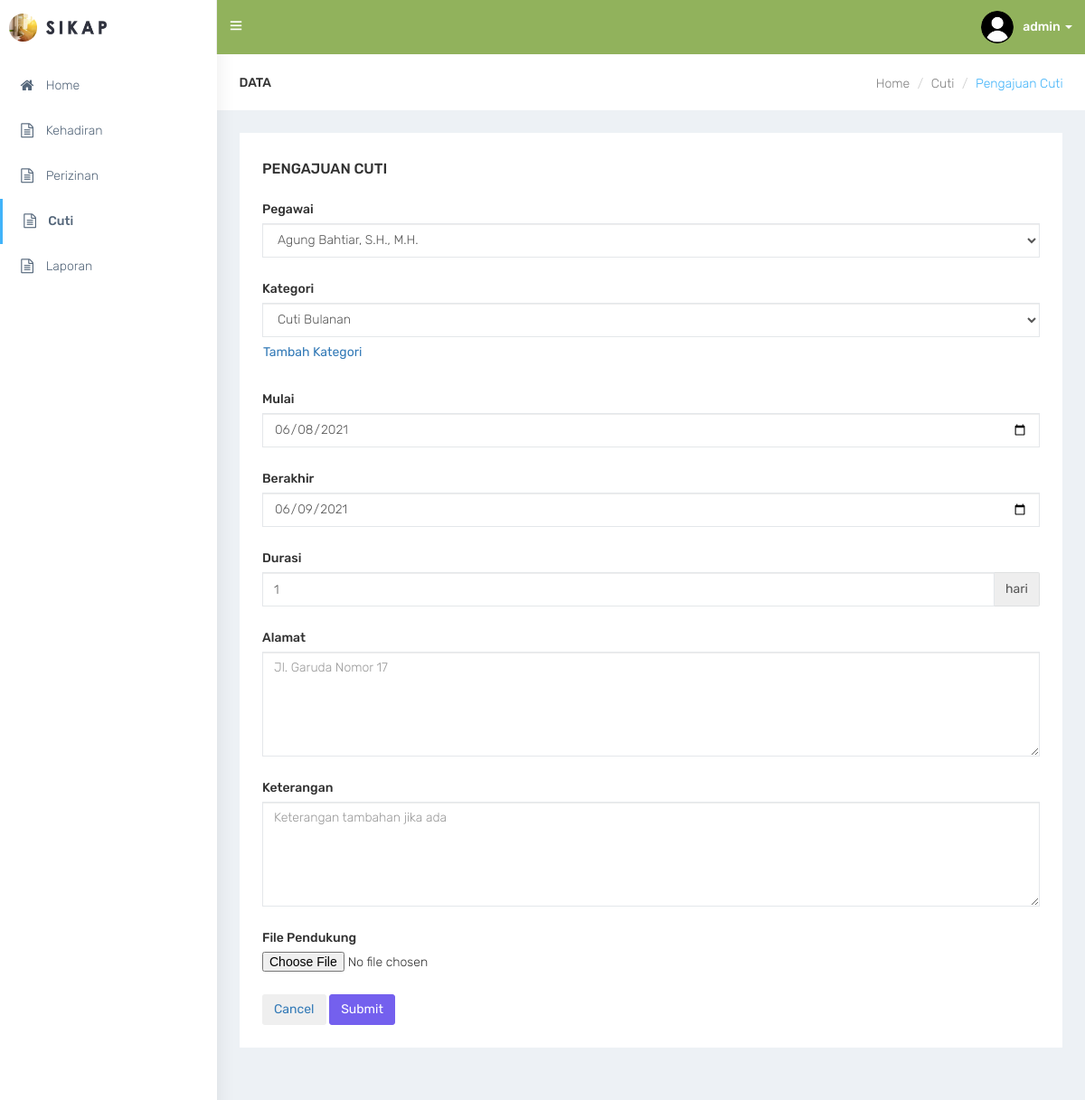
/cuti-add (signed in), run on the app's committed database.
### tables this page shows
CREATE TABLE `user` (
  `us_id` int(11) NOT NULL,
  `ac_id` int(11) NOT NULL,
  `us_username` varchar(30) NOT NULL,
  `us_password` varchar(100) NOT NULL,
  `us_photo` varchar(100) NOT NULL,
  `us_email` varchar(30) NOT NULL
);

### cuti-add.php (the view, shortened to what this page needs)
<?php
    $stmt = $conn->prepare("SELECT pe_id,pe_nama from pegawai ORDER BY pe_nama ASC");
    $stmt->execute();
    $pegawai = $stmt->fetchAll(PDO::FETCH_ASSOC);
    $stmt = $conn->prepare("SELECT * from jenis_cuti ORDER BY id DESC");
    $stmt->execute();
    $kategori = $stmt->fetchAll(PDO::FETCH_ASSOC);
?>
<div id="page-wrapper">
    <div class="container-fluid">
        <div class="row bg-title">
            <div class="col-lg-3 col-md-4 col-sm-4 col-xs-12">
                <h4 class="page-title">Data</h4>
            </div>
            <div class="col-lg-9 col-sm-8 col-md-8 col-xs-12">
                <ol class="breadcrumb">
                    <li><a href="index">Home</a></li>
                    <li><a href="cuti">Cuti</a></li>
                    <li class="active">Pengajuan Cuti</li>
                </ol>
            </div>
        </div>
        <div class="row">
            <div class="col-sm-12">
                <div class="white-box">
                    <h3 class="box-title m-b-0">Pengajuan Cuti</h3><br>
                    <div class="row">
                        <div class="col-sm-12 col-xs-12">
                                <form id="form-addcuti" class="form card-body" action="api" method="post">
                                    <div class="form-group">
                                        <label>Pegawai</label>
                                        <select class="form-control" id="pegawai" name="pegawai">
                                            <?php foreach($pegawai as $row) { ?>
                                                <option value="<?php echo $row['pe_id']; ?>"><?php echo $row['pe_nama']; ?></option>
                                            <?php } ?>
                                        </select>
                                    </div>
                                    <div class="form-group">
                                        <label>Kategori</label>
                                        <select class="form-control" id="cuti_id" name="cuti_id">
                                            <?php foreach($kategori as $row) { ?>
                                                <option value="<?php echo $row['id']; ?>"><?php echo $row['cuti_val']; ?></option>
                                            <?php } ?>
                                        </select>
                                        <button type="button" class="btn btn-link" aria-label="Left Align" style="padding-left: 0;" data-toggle="modal" data-target="#tambahkategori">Tambah Kategori</button>
                                    </div>
                                    <div class="form-group">
                                        <label for="exampleInputEmail1">Mulai</label>
                                        <input type="date" class="form-control" id="mulai" name="mulai" value="<?php echo date('Y-m-d'); ?>">
                                    </div>
                                    <div class="form-group">
                                        <label for="exampleInputEmail1">Berakhir</label>
                                        <input type="date" class="form-control" id="berakhir" name="berakhir" value="<?php $tomorrow = new DateTime('tomorrow'); echo $tomorrow->format('Y-m-d') ?>">
                                    </div>
                                    <div class="form-group">
                                        <label for="exampleInputEmail1">Durasi</label>
                                        <div class="input-group mb-3">
                                            <input type="number" class="form-control" id="durasi" name="durasi" value="1">
                                            <span class="input-group-addon">hari</span>
                                        </div>
                                    </div>
                                    <div class="form-group">
                                        <label for="exampleInputEmail1">Alamat</label>
                                        <textarea rows="5" class="form-control" id="alamat" name="alamat" placeholder="Jl. Garuda Nomor 17"></textarea>
                                    </div>
                                    <div class="form-group">
                                        <label for="exampleInputEmail1">Keterangan</label>
                                        <textarea rows="5" class="form-control" id="keterangan" name="keterangan" placeholder="Keterangan tambahan jika ada"></textarea>
                                    </div>
                                    <div class="form-group">
                                        <label for="exampleInputFile">File Pendukung</label>
                                        <input type="file" id="filependukung" name="pendukung">
                                    </div>
                                    <a href="cuti"><button type="button" class="btn btn-secondary">Cancel</button></a>
                                    <button type="submit" class="btn btn-primary">Submit</button>
                                </form>
                        </div>
                    </div>
                </div>
            </div>
        </div>
    </div>
</div>

### lib/lib-topbar.php (shortened to what this page needs)
   <nav class="navbar navbar-default navbar-static-top m-b-0">
       <div class="navbar-header" style="background: #91b25c;">
           <div class="top-left-part">
               <a class="logo" href="index">
                   <b>
                   <img src="images/admin-lg.png" alt="home" class="light-logo" style="max-height: 31px;" /></b>
                   <span class="hidden-xs">
                   <img src="images/admin-tx.png" alt="home" class="light-logo" style="max-height: 15px;" /></span>
               </a>
           </div>
           <ul class="nav navbar-top-links navbar-left">
               <li><a href="javascript:void(0)" class="open-close waves-effect waves-light"><i class="ti-menu"></i></a></li>
           </ul>
           <?php
require_once(__DIR__.'/config.php');
$id = $_SESSION['id'];
               $sql = "SELECT * FROM user JOIN access_control USING(ac_id) WHERE us_id='$id'";
               $query = $conn->query($sql);
               $data = $query->fetch(PDO::FETCH_OBJ);
           ?>
           <ul class="nav navbar-top-links navbar-right pull-right">
               <li class="dropdown">
                   <a class="dropdown-toggle profile-pic" data-toggle="dropdown" href="#"> <img src="images/user/<?php echo $data->us_photo;?>" alt="user-img" width="36" class="img-circle"><b class="hidden-xs"><?php echo $data->us_username;?> </b><span class="caret"></span> </a>
               </li>
           </ul>
       </div>
   </nav>

### css/default.css (style rules this page uses)
body { background: #fff; }
.top-left-part { background: #fff; }
.top-left-part .light-logo { display: inline-block; }
.navbar-header { background: #2f323e; }
.navbar-top-links > li > a { color: #ffffff; }
.bg-title .breadcrumb .active { color: #41b3f9; }

### data on the page
user: us_photo (picture), us_username "admin"

### other printed values
form field pegawai "Agung Bahtiar, S.H., M.H."
form field cuti_id "Cuti Bulanan"
